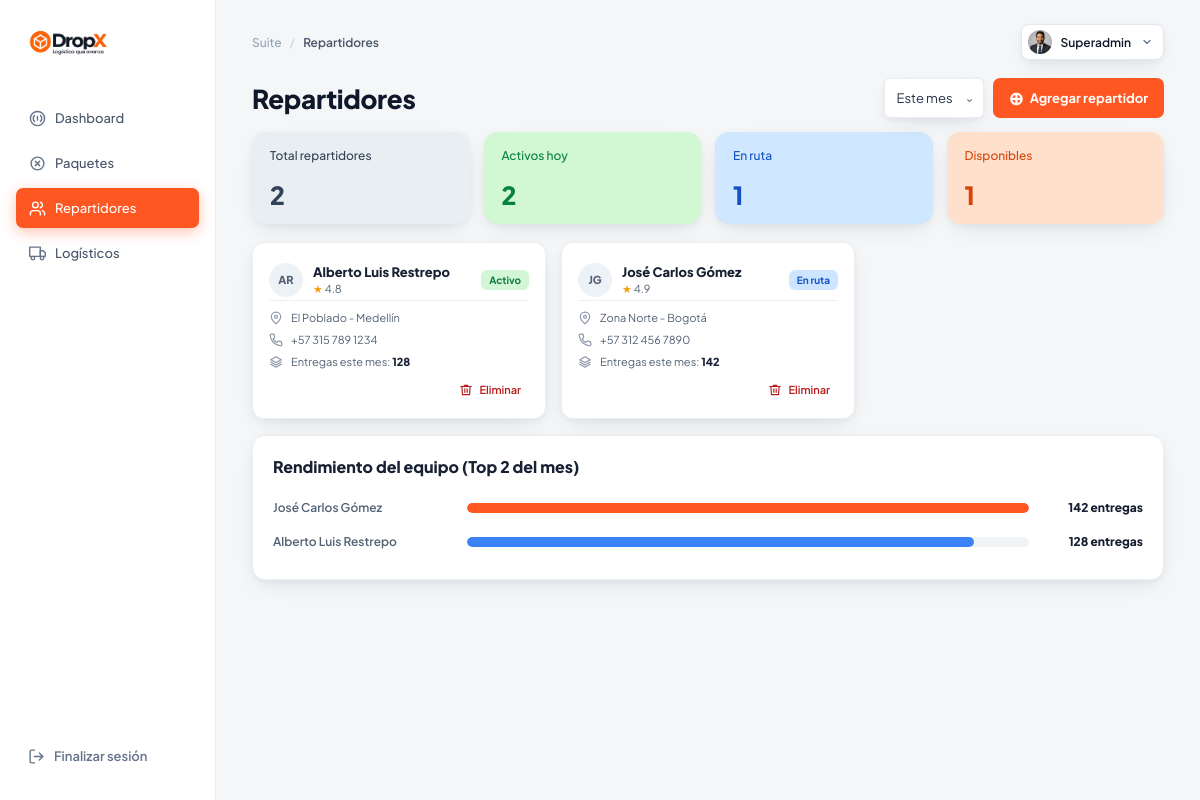
The page /suite/repartidores (signed in) on the database its author committed.
### app/models.py (models this page shows)
class Repartidor(db.Model):
    __tablename__ = 'repartidores'
    id = db.Column(db.Integer, primary_key=True)
    nombre = db.Column(db.String(120), nullable=False)
    zona = db.Column(db.String(100), nullable=False) # Ej: Zona Norte - Bogotá
    telefono = db.Column(db.String(50), nullable=False)
    calificacion = db.Column(db.Float, default=5.0)
    entregas_mes = db.Column(db.Integer, default=0)
    estado = db.Column(db.String(50), default='Activo') # Activo, En ruta, Desconectado

### app/routes/suite.py (the view, shortened to what this page needs)
@suite_bp.route('/repartidores', methods=['GET', 'POST'])
@login_required
def repartidores():
    lista_repartidores = Repartidor.query.order_by(Repartidor.nombre.asc()).all()
    ranking_repartidores = Repartidor.query.order_by(
        Repartidor.entregas_mes.desc(),
        Repartidor.nombre.asc()
    ).limit(5).all()
    max_entregas = max((repartidor.entregas_mes or 0 for repartidor in ranking_repartidores), default=0)
    metricas = {
        'total': Repartidor.query.count(),
        'activos': Repartidor.query.filter(Repartidor.estado.in_(['Activo', 'En ruta'])).count(),
        'en_ruta': Repartidor.query.filter_by(estado='En ruta').count(),
        'disponibles': Repartidor.query.filter_by(estado='Activo').count(),
    }
    usuario_actual = session.get('user', {})
    return render_template(
        'suite/repartidores.html',
        repartidores=lista_repartidores,
        ranking_repartidores=ranking_repartidores,
        max_entregas=max_entregas,
        metricas=metricas,
        usuario=usuario_actual,
    )

### app/routes/suite.py (called while the page is built)
def login_required(f):
    @wraps(f)
    def decorated_function(*args, **kwargs):
        if 'user' not in session:
            flash("Debes iniciar sesión para acceder a la Suite Logística.", "danger")
            return redirect(url_for('suite.login'))
        return f(*args, **kwargs)
    return decorated_function

### app/templates/suite/repartidores.html (shortened to what this page needs)
<!DOCTYPE html>
<html lang="es">
<head>
    <link rel="stylesheet" href="{{ url_for('static', filename='css/dashboard.css') }}">
</head>
<body class="dashboard-body drivers-page">
    <aside class="sidebar">
        <div>
            <div class="brand-wrapper">
                <a class="brand-link" href="{{ url_for('public.index') }}" aria-label="Ir al inicio de DropX">
                    <img src="{{ url_for('static', filename='img/Logo.png') }}" alt="DropX Logística que avanza" class="brand-logo-img">
                </a>
            </div>
            <nav class="sidebar-nav" aria-label="Navegación principal">
                <a href="{{ url_for('suite.dashboard') }}" class="nav-link-item">
                    <span class="nav-icon" aria-hidden="true">
                        <svg viewBox="0 0 24 24" fill="none" stroke="currentColor" stroke-width="2" stroke-linecap="round" stroke-linejoin="round"><circle cx="12" cy="12" r="10"></circle><path d="M16.24 7.76a6 6 0 0 1 0 8.49m-8.48-.01a6 6 0 0 1 0-8.49m4.24 1.25v5"></path></svg>
                    </span>
                    <span>Dashboard</span>
                </a>
                <a href="{{ url_for('suite.paquetes') }}" class="nav-link-item">
                    <span class="nav-icon" aria-hidden="true">
                        <svg viewBox="0 0 24 24" fill="none" stroke="currentColor" stroke-width="2" stroke-linecap="round" stroke-linejoin="round"><circle cx="12" cy="12" r="9"></circle><path d="m9 9 6 6m0-6-6 6"></path></svg>
                    </span>
                    <span>Paquetes</span>
                </a>
                <a href="{{ url_for('suite.repartidores') }}" class="nav-link-item active" aria-current="page">
                    <span class="nav-icon" aria-hidden="true">
                        <svg viewBox="0 0 24 24" fill="none" stroke="currentColor" stroke-width="2" stroke-linecap="round" stroke-linejoin="round"><path d="M16 21v-2a4 4 0 0 0-4-4H6a4 4 0 0 0-4 4v2"></path><circle cx="9" cy="7" r="4"></circle><path d="M22 21v-2a4 4 0 0 0-3-3.87M16 3.13a4 4 0 0 1 0 7.75"></path></svg>
                    </span>
                    <span>Repartidores</span>
                </a>
                <a href="{{ url_for('suite.logisticos') }}" class="nav-link-item">
                    <span class="nav-icon" aria-hidden="true">
                        <svg viewBox="0 0 24 24" fill="none" stroke="currentColor" stroke-width="2" stroke-linecap="round" stroke-linejoin="round"><rect x="1" y="3" width="15" height="13"></rect><path d="M16 8h4l3 3v5h-7z"></path><circle cx="5.5" cy="18.5" r="2.5"></circle><circle cx="18.5" cy="18.5" r="2.5"></circle></svg>
                    </span>
                    <span>Logísticos</span>
                </a>
            </nav>
        </div>
        <div class="sidebar-footer">
            <a href="{{ url_for('suite.logout') }}" class="btn-sidebar-logout">
                <span class="logout-icon" aria-hidden="true">
                    <svg viewBox="0 0 24 24" fill="none" stroke="currentColor" stroke-width="2" stroke-linecap="round" stroke-linejoin="round"><path d="M9 21H5a2 2 0 0 1-2-2V5a2 2 0 0 1 2-2h4"></path><path d="m16 17 5-5-5-5m5 5H9"></path></svg>
                </span>
                <span>Finalizar sesión</span>
            </a>
        </div>
    </aside>
    <main class="main-wrapper">
        <header class="topbar-row">
            <nav class="breadcrumb-path" aria-label="Ruta de navegación">
                <a href="{{ url_for('suite.dashboard') }}">Suite</a>
                <span class="separator">/</span>
                <span class="current-page">Repartidores</span>
            </nav>
            <div class="user-profile-badge" title="Sesión activa">
                <img src="{{ url_for('static', filename='img/avatar_admin.jpg') }}" alt="" class="user-avatar-img">
                <span class="user-role-label">{{ usuario.rol if usuario and usuario.rol else 'Superadmin' }}</span>
                <span class="chevron-icon" aria-hidden="true">
                    <svg viewBox="0 0 24 24" width="12" height="12" fill="none" stroke="currentColor" stroke-width="2.5" stroke-linecap="round" stroke-linejoin="round"><path d="m6 9 6 6 6-6"></path></svg>
                </span>
            </div>
        </header>
        <section class="drivers-heading">
            <h1 class="console-title">Repartidores</h1>
            <div class="drivers-heading-actions">
                <label class="drivers-period-select">
                    <select aria-label="Periodo de rendimiento">
                        <option>Este mes</option>
                    </select>
                </label>
                <button type="button" class="packages-new-button" data-open-modal="add-driver-modal">
                    <span aria-hidden="true">⊕</span> Agregar repartidor
                </button>
            </div>
        </section>
        <section class="drivers-kpis" aria-label="Resumen de repartidores">
            <article class="drivers-kpi drivers-kpi-gray">
                <span>Total repartidores</span>
                <strong>{{ '{:,}'.format(metricas.total) }}</strong>
            </article>
            <article class="drivers-kpi drivers-kpi-green">
                <span>Activos hoy</span>
                <strong>{{ '{:,}'.format(metricas.activos) }}</strong>
            </article>
            <article class="drivers-kpi drivers-kpi-blue">
                <span>En ruta</span>
                <strong>{{ '{:,}'.format(metricas.en_ruta) }}</strong>
            </article>
            <article class="drivers-kpi drivers-kpi-orange">
                <span>Disponibles</span>
                <strong>{{ '{:,}'.format(metricas.disponibles) }}</strong>
            </article>
        </section>
        <section class="drivers-grid" aria-label="Lista de repartidores">
            {% for repartidor in repartidores %}
            {% set estado_lower = (repartidor.estado or '')|lower %}
            <article class="driver-card">
                <header class="driver-card-header">
                    <div class="driver-initials" aria-hidden="true">{{ repartidor.nombre.split()[0][0] }}{{ repartidor.nombre.split()[-1][0] if repartidor.nombre.split()|length > 1 else '' }}</div>
                    <div class="driver-identity">
                        <h2>{{ repartidor.nombre }}</h2>
                        <span class="driver-rating"><span aria-hidden="true">★</span> {{ '%.1f'|format(repartidor.calificacion or 0) }}</span>
                    </div>
                    <span class="driver-status {% if estado_lower == 'en ruta' %}driver-status-route{% elif estado_lower == 'desconectado' %}driver-status-offline{% else %}driver-status-active{% endif %}">{{ repartidor.estado }}</span>
                </header>
                <div class="driver-card-details">
                    <p>
                        <svg viewBox="0 0 24 24" fill="none" stroke="currentColor" stroke-width="2" stroke-linecap="round" stroke-linejoin="round" aria-hidden="true"><path d="M20 10c0 5-8 12-8 12S4 15 4 10a8 8 0 1 1 16 0Z"></path><circle cx="12" cy="10" r="2.5"></circle></svg>
                        <span>{{ repartidor.zona }}</span>
                    </p>
                    <p>
                        <span>{{ repartidor.telefono }}</span>
                    </p>
                    <p>
                        <svg viewBox="0 0 24 24" fill="none" stroke="currentColor" stroke-width="2" stroke-linecap="round" stroke-linejoin="round" aria-hidden="true"><path d="m12 3 9 5-9 5-9-5 9-5Z"></path><path d="m3 12 9 5 9-5M3 16l9 5 9-5"></path></svg>
                        <span>Entregas este mes: <strong>{{ repartidor.entregas_mes or 0 }}</strong></span>
                    </p>
                </div>
                <form method="post" action="{{ url_for('suite.eliminar_repartidor', repartidor_id=repartidor.id) }}" class="driver-card-actions" data-delete-driver-form data-driver-name="{{ repartidor.nombre }}">
                    <button type="submit" class="driver-delete-button" aria-label="Eliminar a {{ repartidor.nombre }}" title="Eliminar repartidor">
                        <svg viewBox="0 0 24 24" fill="none" stroke="currentColor" stroke-width="2" stroke-linecap="round" stroke-linejoin="round" aria-hidden="true"><path d="M3 6h18m-2 0-.9 14H5.9L5 6m4 0V4h6v2m-5 4v6m4-6v6"></path></svg>
                        <span>Eliminar</span>
                    </button>
                </form>
            </article>
            {% else %}
            <p class="drivers-empty-state">Todavía no hay repartidores registrados.</p>
            {% endfor %}
        </section>
        <section class="drivers-performance">
            <h2>Rendimiento del equipo (Top {{ ranking_repartidores|length }} del mes)</h2>
            {% for repartidor in ranking_repartidores %}
            {% set progress = ((repartidor.entregas_mes or 0) / max_entregas * 100) if max_entregas else 0 %}
            <div class="driver-performance-row">
                <span class="driver-performance-name">{{ repartidor.nombre }}</span>
                <div class="driver-progress-track" role="progressbar" aria-label="Entregas de {{ repartidor.nombre }}" aria-valuemin="0" aria-valuemax="{{ max_entregas }}" aria-valuenow="{{ repartidor.entregas_mes or 0 }}">
                    <span class="driver-progress-fill driver-progress-{{ loop.index }}" style="width: {{ progress }}%"></span>
                </div>
                <strong>{{ repartidor.entregas_mes or 0 }} entregas</strong>
            </div>
            {% else %}
            <p class="drivers-performance-empty">El rendimiento aparecerá cuando haya entregas registradas.</p>
            {% endfor %}
        </section>
    </main>
</body>
</html>

### rows shown on the page
Repartidor: nombre "A", nombre.split|length "R", nombre "Alberto Luis Restrepo", calificacion "4.8", estado "Activo", zona "El Poblado - Medellín", telefono "+57 315 789 1234", entregas_mes "128", {{ progress }} 90.14084507042254 (drawn)
Repartidor: nombre "J", nombre.split|length "G", nombre "José Carlos Gómez", calificacion "4.9", estado "En ruta", zona "Zona Norte - Bogotá", telefono "+57 312 456 7890", entregas_mes "142"

### other values the page prints
{{ usuario.rol if usuario and usuario.rol else 'Superadmin' }} "Superadmin"
{{ '{:,}'.format(metricas.total) }} "2"
{{ '{:,}'.format(metricas.activos) }} "2"
{{ '{:,}'.format(metricas.en_ruta) }} "1"
{{ '{:,}'.format(metricas.disponibles) }} "1"
{{ ranking_repartidores|length }} "2"
